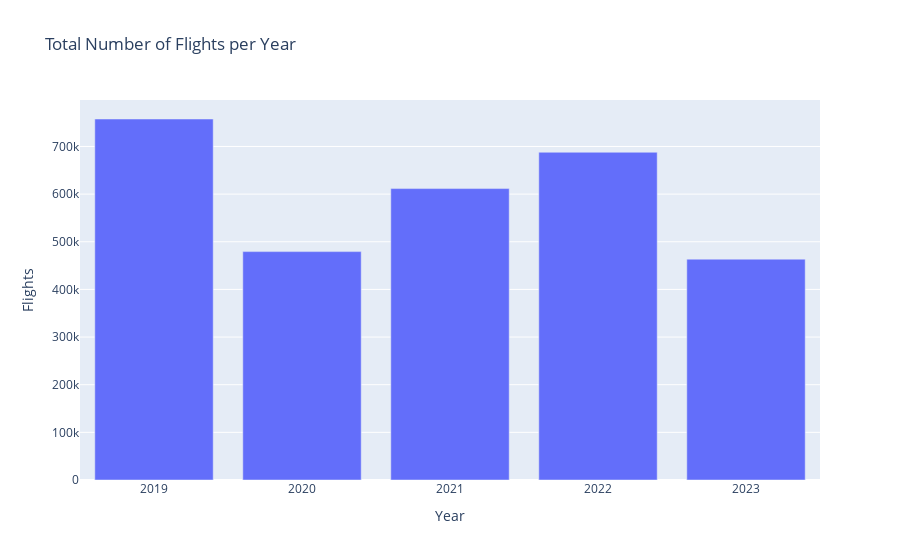

Here is the notebook cell this chart was saved with:
### Markdown cell above
- This query retrieves the total number of flights for each year by extracting the year from the flight date and grouping the data accordingly.
- It helps to understand the annual flight volume trends.

### Code cell
# Example: result from your 'total_flights.csv'
fig = px.bar(result1, x='Year', y='Total_Flights',
             title='Total Number of Flights per Year',
             labels={'Total_Flights': 'Flights'}
             )
fig.show()

### Figure 1 — Plotly figure (JSON) as saved in the notebook; plotly's stock layout.template omitted (floating-point values rounded to 4 significant figures)
{"data": [{"hovertemplate": "Year=%{x}<br>Flights=%{y}<extra></extra>", "legendgroup": "", "marker": {"color": "#636efa", "pattern": {"shape": ""}}, "name": "", "orientation": "v", "showlegend": false, "textposition": "auto", "type": "bar", "x": ["2019", "2020", "2021", "2022", "2023"], "xaxis": "x", "y": [757673, 479350, 611633, 687860, 463484], "yaxis": "y"}], "layout": {"barmode": "relative", "legend": {"tracegroupgap": 0}, "title": {"text": "Total Number of Flights per Year"}, "xaxis": {"anchor": "y", "domain": [0, 1], "title": {"text": "Year"}}, "yaxis": {"anchor": "x", "domain": [0, 1], "title": {"text": "Flights"}}}}
